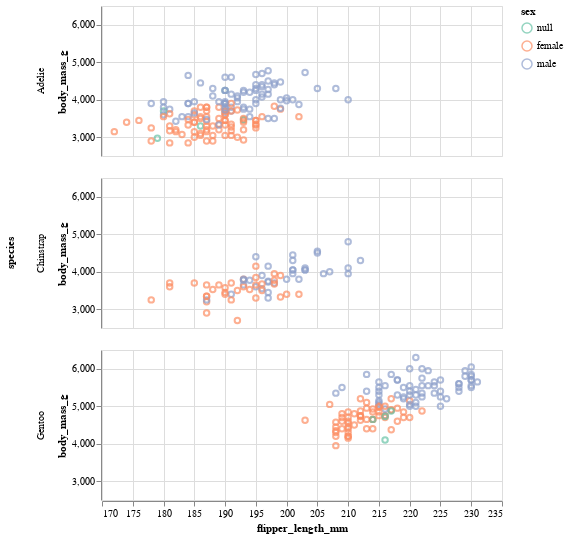

The code cell stored with this chart in its notebook:
### Markdown cell above
#### Example 1: Color schemes
> Scatter flipper length vs body mass for each species, colored by sex

### Code cell
(
    alt.Chart(penguins)
    .mark_point()
    .encode(
        x=alt.X("flipper_length_mm", scale=alt.Scale(zero=False)),
        y=alt.Y("body_mass_g", scale=alt.Scale(zero=False)),
        color=alt.Color("sex:N", scale=alt.Scale(scheme="set2")),
    )
    .properties(width=400, height=150)
    .facet(row="species")
)

### Figure 1 — Vega-Lite specification as saved in the notebook (floating-point values rounded to 4 significant figures; data arrays with more than 128 entries replaced by an {"elided": "..."} marker saying what was removed)
{"config": {"view": {"continuousWidth": 300, "continuousHeight": 300}}, "data": {"name": "data-6e6be28484bfcb7bdf9764c3163fc5aa"}, "facet": {"row": {"field": "species", "type": "nominal"}}, "spec": {"mark": {"type": "point"}, "encoding": {"color": {"field": "sex", "scale": {"scheme": "set2"}, "type": "nominal"}, "x": {"field": "flipper_length_mm", "scale": {"zero": false}, "type": "quantitative"}, "y": {"field": "body_mass_g", "scale": {"zero": false}, "type": "quantitative"}}, "height": 150, "width": 400}, "$schema": "https://vega.github.io/schema/vega-lite/v5.14.1.json", "datasets": {"data-6e6be28484bfcb7bdf9764c3163fc5aa": {"elided": "344 records"}}}
